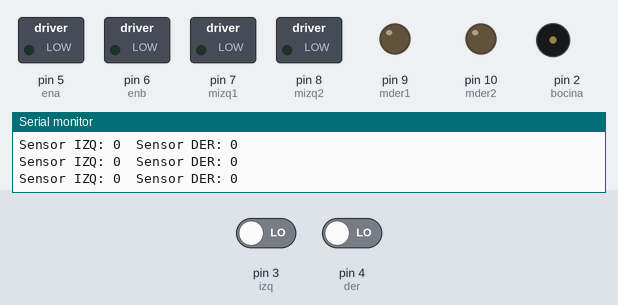
The sketch below on a simulated Arduino Uno, built with avr-gcc and run on an emulated ATmega328P. On the bench: switched loads named in the sketch (green lamp = pin HIGH), output pins drawn as LEDs (lit = HIGH), buzzer (waves = sounding, pin HIGH), the last lines printed to the serial monitor. The inputs (shaded band) are chosen by the test bench; at power-on: pin 3 (izq) LOW, pin 4 (der) LOW.

Above: at 1.2 s.
1.3 s: pin 3 (izq) driven HIGH
At 1.9 s:
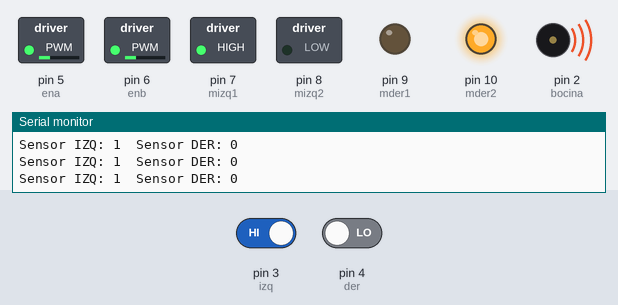
2.9 s: pin 4 (der) driven HIGH
At 3.4 s:
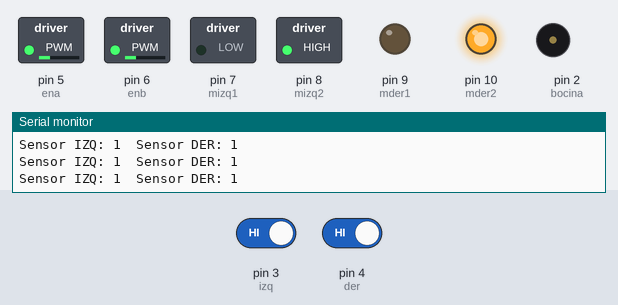
4.5 s: pin 3 (izq) driven LOW
At 5.8 s:
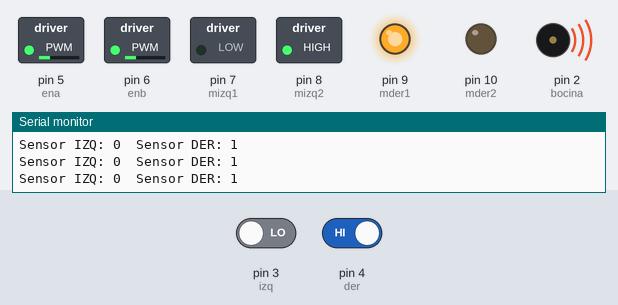
6.1 s: pin 4 (der) driven LOW
At 7.5 s:
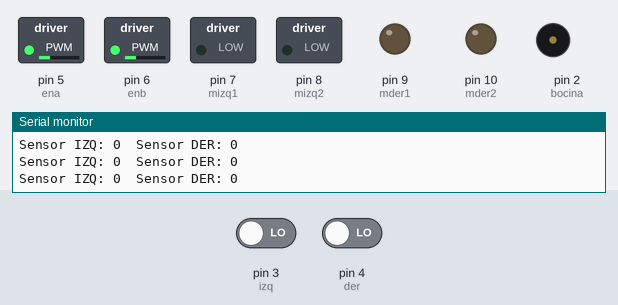
Timing chart, 0 to 8.7 s (numbered marks = the images above; inputs shaded):
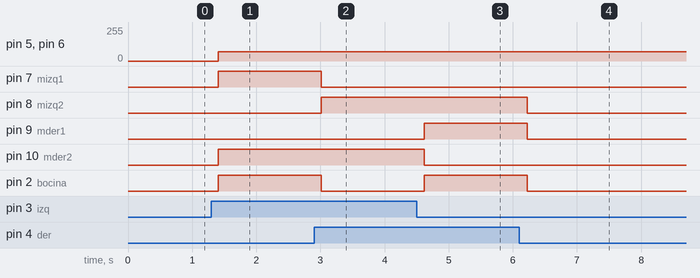

Measured:
- after the input at 1.3 s, pin 5 (ena), pin 6 (enb): 0/255 → 70/255 after 0.11 s; pin 7 (mizq1), pin 10 (mder2), pin 2 (bocina): LOW → HIGH after 0.11 s
- after the input at 2.9 s, pin 7 (mizq1), pin 2 (bocina): HIGH → LOW after 0.11 s; pin 8 (mizq2): LOW → HIGH after 0.11 s
- after the input at 4.5 s, pin 9 (mder1), pin 2 (bocina): LOW → HIGH after 0.12 s; pin 10 (mder2): HIGH → LOW after 0.12 s
- after the input at 6.1 s, pin 8 (mizq2), pin 9 (mder1), pin 2 (bocina): HIGH → LOW after 0.12 s

The sketch:

seguidor_linea.ino
```cpp
// buzzer
int bocina = 2;

// sensores en digital
int izq = 3;
int der = 4;

// pines para los motores
int ena = 5;
int mizq1 = 7;
int mizq2 = 8;

int enb = 6;
int mder1 = 9;
int mder2 = 10;

int vel = 70;

void setup() {
  Serial.begin(9600);

  // buzzer como salida
  pinMode(bocina, OUTPUT);

  // inicializamos los sensores en modo entrada
  pinMode(izq, INPUT);
  pinMode(der, INPUT);

  // inicializar motor izquierdo
  pinMode(ena, OUTPUT);
  pinMode(mizq1, OUTPUT);
  pinMode(mizq2, OUTPUT);

  // inicializar motor derecho
  pinMode(enb, OUTPUT);
  pinMode(mder1, OUTPUT);
  pinMode(mder2 ,OUTPUT);
}

void loop() {

  // 1 es negro, 0 es blanco
  int sensor_izq = digitalRead(izq);
  int sensor_der = digitalRead(der);

  // mostramos en el monitor serie los valores leídos
  Serial.print("Sensor IZQ: ");
  Serial.print(sensor_izq);
  delay(100);
  Serial.print("\tSensor DER: ");
  Serial.println(sensor_der);

  if(sensor_izq == 1 && sensor_der == 1) {
    ADELANTE(vel);
    digitalWrite(bocina, LOW);
  }
  if(sensor_izq == 0 && sensor_der == 0) { // se salió del camino.
    PARAR();
    digitalWrite(bocina, LOW);
  }
  if(sensor_izq == 0 && sensor_der == 1) {
    DERECHA(vel);
    digitalWrite(bocina, HIGH);
  }
  if(sensor_izq == 1 && sensor_der == 0) {
    IZQUIERDA(vel);
    digitalWrite(bocina, HIGH);
  }

}

// función ADELANTE(int vel)
void ADELANTE(int vel) {
   //Direccion motor A
   digitalWrite (mizq1, LOW);
   digitalWrite (mizq2, HIGH);
   analogWrite (ena, vel); //Velocidad motor A
   //Direccion motor B
   digitalWrite (mder1, LOW);
   digitalWrite (mder2, HIGH);
   analogWrite (enb, vel); //Velocidad motor B
}

// función ATRAS(int vel)
void ATRAS(int vel){
   //Direccion motor A
   digitalWrite (mizq1, HIGH);
   digitalWrite (mizq2, LOW);
   analogWrite (ena, vel); //Velocidad motor A
   //Direccion motor B
   digitalWrite (mder1, HIGH);
   digitalWrite (mder2, LOW);
   analogWrite (enb, vel); //Velocidad motor B
}

// función DERECHA(int vel)
void DERECHA(int vel){
   //Direccion motor A
   digitalWrite (mizq1, LOW);
   digitalWrite (mizq2, HIGH);
   analogWrite (ena, vel); //Velocidad motor A
   //Direccion motor B
   digitalWrite (mder1, HIGH);
   digitalWrite (mder2, LOW);
   analogWrite (enb, vel); //Velocidad motor B
}

// función IZQUIERDA(int vel)
void IZQUIERDA(int vel){
   //Direccion motor A
   digitalWrite (mizq1, HIGH);
   digitalWrite (mizq2, LOW);
   analogWrite (ena, vel); //Velocidad motor A
   //Direccion motor B
   digitalWrite (mder1, LOW);
   digitalWrite (mder2, HIGH);
   analogWrite (enb, vel); //Velocidad motor B
}

// función PARAR()
void PARAR(){
   digitalWrite (mizq1, LOW);
   digitalWrite (mizq2, LOW);

   digitalWrite (mder1, LOW);
   digitalWrite (mder2, LOW);
}
```
